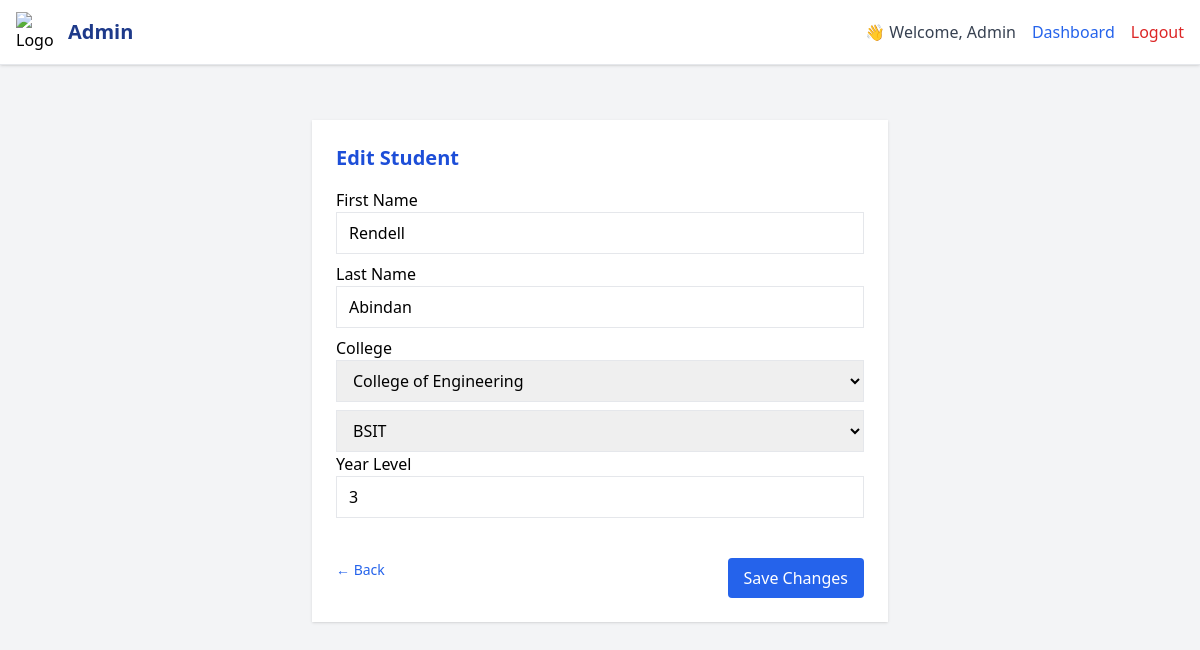
The app's page /update_student.php?id=110, older data.
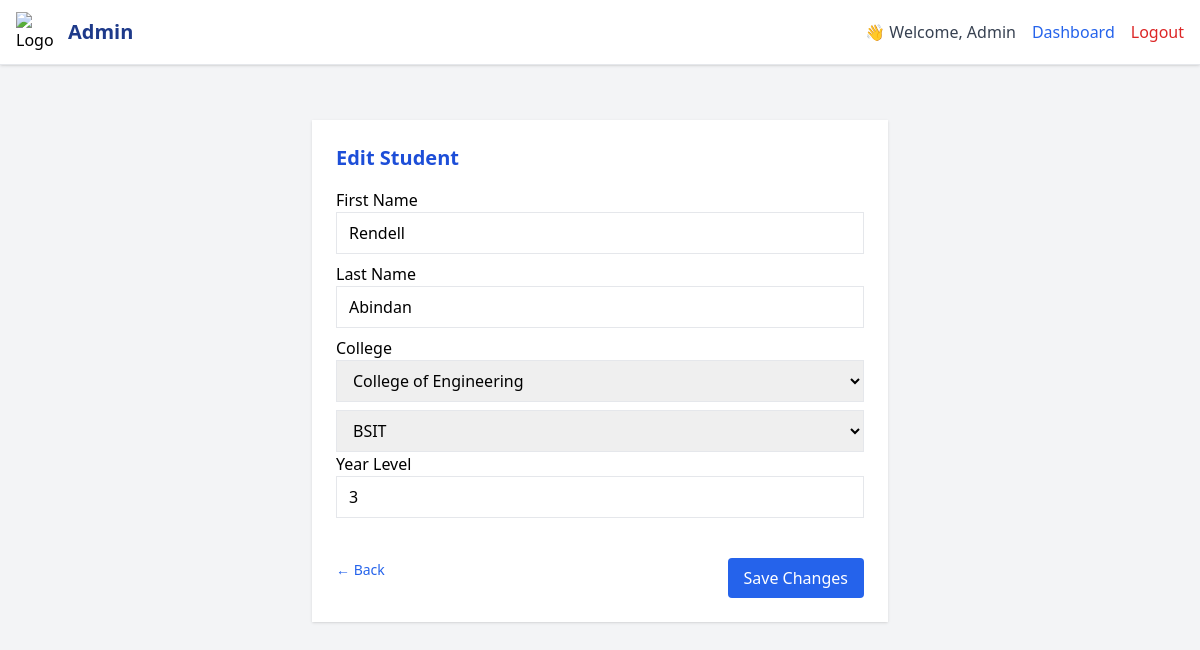
The same page, newer data.
### tables this page shows
CREATE TABLE `students` (
  `id` int(11) NOT NULL,
  `student_id` varchar(20) DEFAULT NULL,
  `name` varchar(100) DEFAULT NULL,
  `password` varchar(255) DEFAULT NULL,
  `college_id` int(11) DEFAULT NULL,
  `first_name` varchar(50) NOT NULL,
  `middle_name` varchar(50) DEFAULT NULL,
  `last_name` varchar(50) NOT NULL,
  `ext` varchar(10) DEFAULT NULL,
  `gender` enum('Male','Female','Other') NOT NULL,
  `course_year_section` varchar(100) DEFAULT NULL,
  `year_level` int(11) DEFAULT NULL,
  `status` enum('active','inactive') DEFAULT 'active',
  `course` varchar(500) DEFAULT NULL,
  `section` varchar(10) DEFAULT NULL
);

CREATE TABLE `courses` (
  `id` int(11) NOT NULL,
  `college_id` int(11) NOT NULL,
  `name` varchar(255) NOT NULL,
  `acro_name` varchar(50) DEFAULT NULL
);

CREATE TABLE `colleges` (
  `id` int(11) NOT NULL,
  `name` varchar(100) NOT NULL
);

### update_student.php (the view, shortened to what this page needs)
<?php
$conn = new mysqli("localhost", "root", "", "voting_system");
$id = (int)$_GET['id'];
$stmt = $conn->prepare("SELECT * FROM students WHERE id = ?");
$stmt->bind_param("i", $id);
$stmt->execute();
$studentResult = $stmt->get_result();
$student = $studentResult->fetch_assoc();
$colleges = $conn->query("SELECT * FROM colleges ORDER BY name")->fetch_all(MYSQLI_ASSOC);
$initialCourses = [];
if ($student['college_id']) {
    $stmt = $conn->prepare("SELECT * FROM courses WHERE college_id = ?");
    $stmt->bind_param("i", $student['college_id']);
    $stmt->execute();
    $result = $stmt->get_result();
    $initialCourses = $result->fetch_all(MYSQLI_ASSOC);
}
?>
<!DOCTYPE html>
<html lang="en">
<head>
  <script src="https://cdn.tailwindcss.com"></script>
</head>
<body class="bg-gray-100 pt-20">
<header class="bg-white border-b shadow fixed top-0 left-0 w-full z-50">
  <div class="max-w-7xl mx-auto px-4 h-16 flex justify-between items-center">
    <div class="flex items-center space-x-3">
      <img src="https://cdn-icons-png.flaticon.com/512/201/201818.png" class="w-10 h-10" alt="Logo">
      <h1 class="text-xl font-bold text-blue-900">Admin </h1>
    </div>
    <div class="flex items-center space-x-4">
      <span class="text-gray-700 font-medium">👋 Welcome, Admin</span>
        <a href="dashboard.php" class="text-blue-600 hover:underline">Dashboard</a>
      <a href="logout.php" class="text-red-600 hover:underline">Logout</a>
    </div>
  </div>
</header>
<div class="max-w-xl mx-auto mt-10 bg-white p-6 shadow">
  <h2 class="text-xl font-bold mb-4 text-blue-700">Edit Student</h2>
  <form action="update_student_save.php" method="POST">
    <label class="block mb-2">First Name
      <input name="first_name" class="border px-3 py-2 w-full" value="<?= htmlspecialchars($student['first_name']) ?>">
    </label>
    <label class="block mb-2">Last Name
      <input name="last_name" class="border px-3 py-2 w-full" value="<?= htmlspecialchars($student['last_name']) ?>">
    </label>
    <label class="block mb-2">College
      <select name="college_id" id="college" class="border px-3 py-2 w-full" onchange="fetchCourses(this.value)">
        <?php foreach ($colleges as $c): ?>
          <option value="<?= $c['id'] ?>" <?= $c['id'] == $student['college_id'] ? 'selected' : '' ?>>
            <?= htmlspecialchars($c['name']) ?>
          </option>
        <?php endforeach; ?>
      </select>
    </label>
<select name="course" id="course" class="border px-3 py-2 w-full" required onchange="updateAltCourseName()">
  <?php foreach ($initialCourses as $course): ?>
    <option value="<?= $course['id'] ?>" <?= $course['id'] == $student['course'] ? 'selected' : '' ?>>
      <?= htmlspecialchars($course['name']) ?>
    </option>
  <?php endforeach; ?>
</select>
    <label class="block mb-2">Year Level
      <input name="year_level" class="border px-3 py-2 w-full" value="<?= htmlspecialchars($student['year_level']) ?>">
    </label>
      <div class="flex justify-between items-center pt-4">
        <a href="students.php" class="text-blue-600 hover:underline text-sm">← Back</a>
       <button type="submit" class="mt-4 bg-blue-600 text-white px-4 py-2 rounded hover:bg-blue-700">Save Changes</button>
      </div>
  </form>
</div>
</body>
</html>

Row changes from the older to the newer data that the page shows:
changed students "Rendell": course "BSIT" → (not shown)
Text that changed along with them:
form field course: (not shown) → "BSIT"
